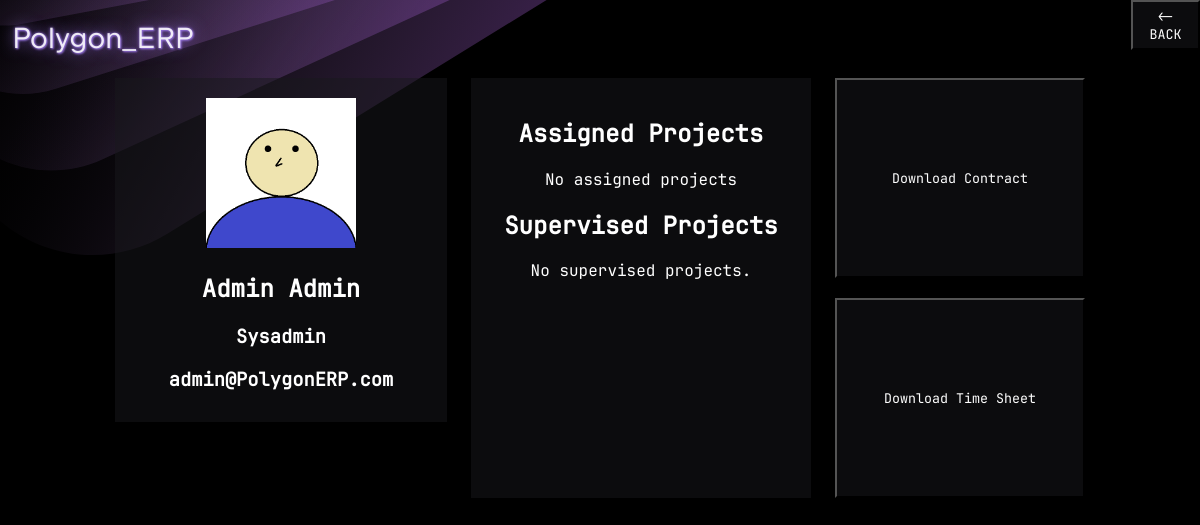
/dashboard/profile/1 (signed in), run on the app's committed database.
### polygonerp/models/user.py (models this page shows, shortened)
class User(db.Model):
    id = db.Column(db.Integer, primary_key=True)
    username = db.Column(db.String(80), unique=True, nullable=False)
    password_hash = db.Column(db.String(255), unique = True, nullable=False)
    name = db.Column(db.String(200), nullable=False)
    maiden_name = db.Column(db.String(200), nullable=False)
    mothers_name = db.Column(db.String(200), nullable=False)
    pob = db.Column(db.String(200), nullable=False)
    dob = db.Column(db.String(200), nullable=False)
    address = db.Column(db.String(200), nullable=False)
    tax_num = db.Column(db.String(10), unique=True ,nullable=False)
    taj_number = db.Column(db.String(9), unique=True, nullable=False)
    job_title = db.Column(db.String(200), nullable=False)
    base_pay = db.Column(db.Integer, nullable=False)
    email_address = db.Column(db.String(200), nullable=False)
    is_admin = db.Column(db.Boolean, nullable=False)
    first_login = db.Column(db.Boolean, default=True)

### polygonerp/controllers/dashboard_controller.py (the view)
    def profile_view(self, user_id):
        user = User.query.filter_by(id=user_id).first()
        assigned_projects = user.projects
        supervised_projects = Project.query.filter_by(supervisor_id=user.id).all()
        return render_template(
            'dashboard/profile.html',
            user=user,
            assigned_projects=assigned_projects,
            supervised_projects=supervised_projects
        )

### polygonerp/controllers/auth_controller.py (called while the page is built)
        def load_logged_in_user(self):
            user_id = session.get('user_id')
            g.user = User.query.filter_by(id=user_id).first() if user_id else None

### polygonerp/templates/dashboard/profile.html
{% extends 'base.html' %}
{% block content %}
  <div class="profile">
      <div class="profile-card">
        <img src="{{ url_for('static', filename='default_pic.png') }}" class="profile-picture">
        <h2>{{user.name}}</h2>
        <h3>{{user.job_title}}</h3>
        <h3>{{user.email_address}}</h3>
      </div>
    <div class="profile-proj">
        <h2>Assigned Projects</h2>
        {% if user.projects %}
            <ul>
                {% for project in user.projects %}
                    <li>{{ project.name }} ({{ project.start_date }} - {{ project.finish_date }})</li>
                {% endfor %}
            </ul>
        {% else %}
            <p>No assigned projects</p>
        {% endif %}
        <h2>Supervised Projects</h2>
        {% if supervised_projects %}
            <ul>
                {% for proj in supervised_projects %}
                    <li>{{ proj.name }} ({{ proj.start_date }} → {{ proj.finish_date }})</li>
                {% endfor %}
            </ul>
        {% else %}
            <p>No supervised projects.</p>
        {% endif %}
    </div>
        {% if g.user.id == user.id or g.user.is_admin %}
        <div class="profile_buttons">
            <button class="tile" onclick="location.href='{{ url_for('dashboard.download_contract', user_id=user.id)}}'">Download Contract</button>
            <button class="tile" onclick="location.href='{{ url_for('dashboard.download_log', user_id=user.id)}}'">Download Time Sheet</button>
        </div>
        {% endif %}
</div>
{% endblock %}

### polygonerp/static/style.css (style rules this page uses)
:root { font-family: "JetBrains Sans", Inter, system-ui, Avenir, Helvetica, Arial, sans-serif; font-weight: 300; color: rgba(255, 255, 255, 0.87); background-color: #000000; text-align: center; }
img { max-width: 100%; height: auto; }
.profile { display: flex; gap: 2%; flex-wrap: wrap; justify-content: center; }
.profile-card { font-family: "JetBrains Mono", Inter, system-ui, sans-serif; background-color: rgba(25, 25, 28, 0.5); color: rgba(255, 255, 255, 1); width: 18.75rem; height: 19rem; padding: 1.25rem 1rem; text-align: center; flex: none; }
.profile-proj { font-family: "JetBrains Mono", Inter, system-ui, sans-serif; background-color: rgba(25, 25, 28, 0.5); cursor: pointer; color: rgba(255, 255, 255, 1); width: 300px; padding: 20px; text-align: center; }
.profile-picture { width: 50%; height: auto; object-fit: cover; }
.tile { font-family: "JetBrains Mono", Inter, system-ui, sans-serif; background-color: rgba(25, 25, 28, 0.5); cursor: pointer; color: rgba(255, 255, 255, 1); height: 12.5rem; width: 15.625rem; }
.profile_buttons { display: flex; flex-direction: column; gap: 20px; align-items: center; }

### data on the page
User: name "Admin Admin", job_title "Sysadmin", email_address "admin@PolygonERP.com"
